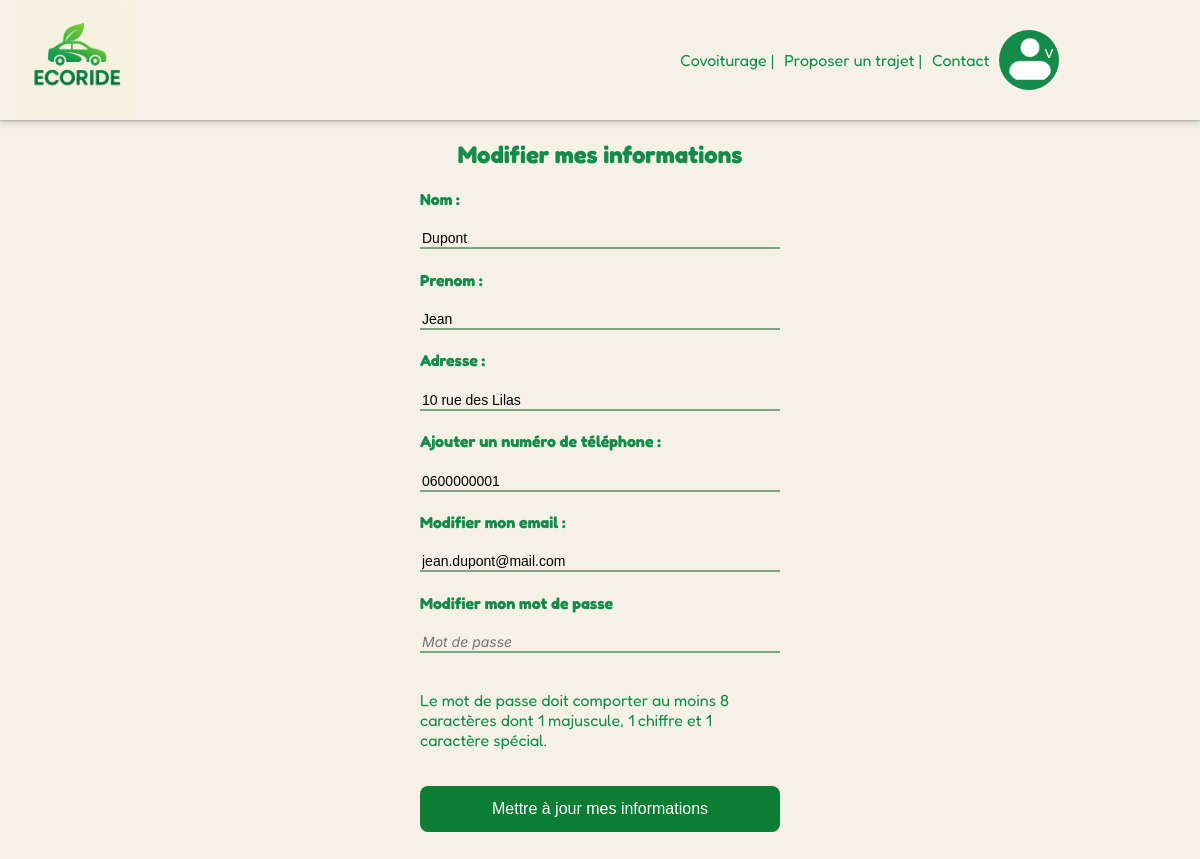
Page /pages/modif_profil.php (signed in) on the earlier database version.
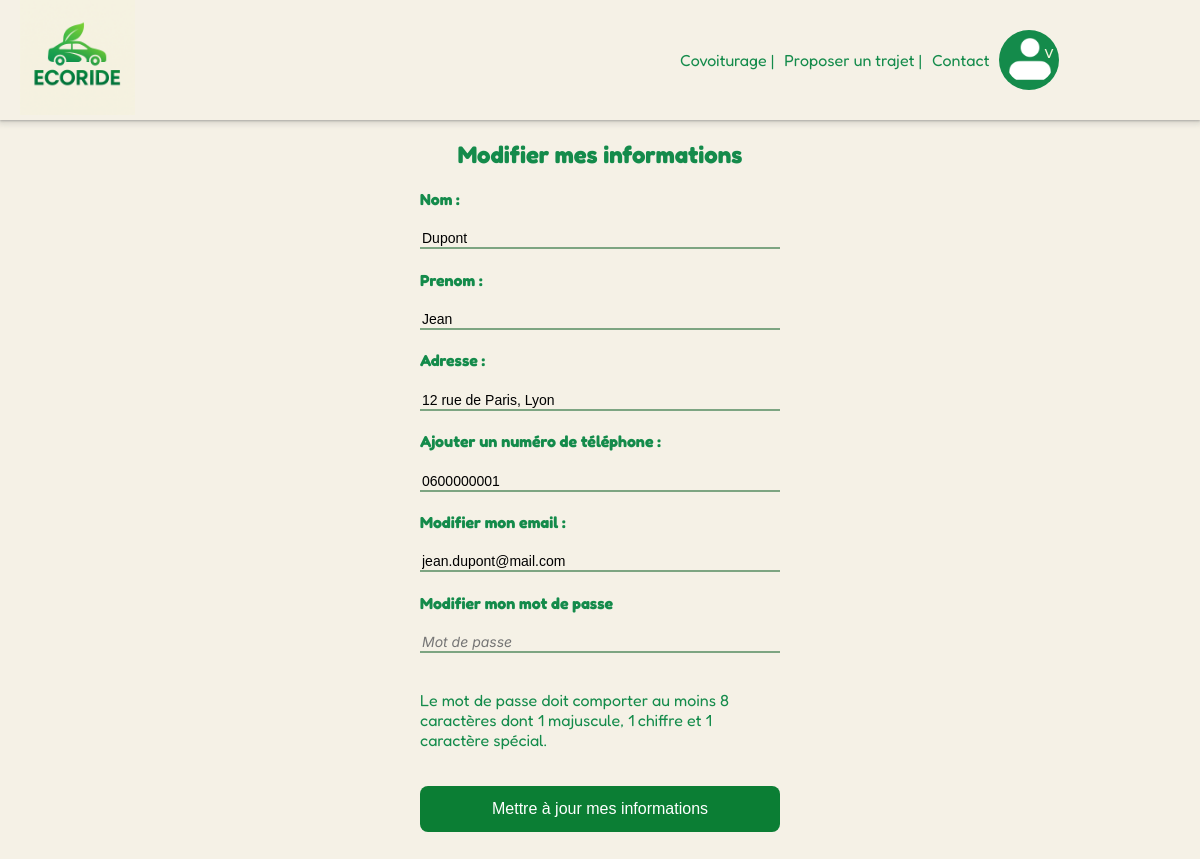
Same page on the later database version.
### tables this page shows
CREATE TABLE users (
    users_id INT AUTO_INCREMENT PRIMARY KEY,
    last_name VARCHAR(100),
    first_name VARCHAR(100),
    email VARCHAR(100) NOT NULL UNIQUE,
    password VARCHAR(255) NOT NULL,
    phone_number VARCHAR(20),
    adresse VARCHAR (255),
    photo_profil VARCHAR(255),
    created_at TIMESTAMP DEFAULT CURRENT_TIMESTAMP,
    updated_at TIMESTAMP DEFAULT CURRENT_TIMESTAMP ON UPDATE CURRENT_TIMESTAMP,
    Credit INT,
    role_id INT DEFAULT 1,
    FOREIGN KEY (role_id) REFERENCES role(role_id)
);

### libs/auth_users.php (called while the page is built, shortened)
<?php
    require_once __DIR__ . '/bdd.php';
    if(isset($_SESSION['users_id']) AND $_SESSION['users_id'] > 0){
        $getId = intval($_SESSION['users_id']);
        $reqUser = $bdd -> prepare('SELECT * FROM users WHERE users_id = ?');
        $reqUser-> execute([$getId]);
        $userInfo = $reqUser -> fetch();
    } else {
        $_SESSION['redirection'] = $_SERVER['REQUEST_URI'];
        header('Location: index.php?page=connexion');
        exit();
    }
?>

### pages/modif_profil.php (the view, shortened to what this page needs)
<?php
require_once __DIR__ . '/../libs/auth_users.php';
require_once __DIR__ . '/../templates/header.php';
?>
<body>
    <main>
        <h2> Modifier mes informations </h2>
        <form class="formInscription" method ="POST" action ="" id="formInscription">
            <label for="last_name"> Nom :  </label>
            <input type="text" name="last_name" placeholder="Votre nom" value=<?php echo $userInfo['last_name'];?>>
            <label for="first_name"> Prenom :  </label>
            <input type="text" name="first_name" placeholder="Votre prenom" value=<?php echo $userInfo['first_name'];?>>
            <label for="adresse"> Adresse :  </label>
            <input type="text" name="adresse" placeholder="Votre adresse" value="<?php echo $userInfo['adresse'];?>"/>
            <label for="phone_number"> Ajouter un numéro de téléphone :  </label>
            <input type="tel" name="phone_number" placeholder="Votre numéro de téléphone" pattern="[0-9]{2}[0-9]{2}[0-9]{2}[0-9]{2}[0-9]{2}" value=<?php echo $userInfo['phone_number'];?>>
            <label for="email"> Modifier mon email : </label>
            <input type="email" name="email" placeholder="Votre e-mail" value=<?php echo $userInfo['email'];?>>
            <label for ="password"> Modifier mon mot de passe </label>
            <input type="password" name="password"placeholder="Mot de passe" minlength="8"/>
            <p> Le mot de passe doit comporter au moins 8 caractères dont 1 majuscule, 1 chiffre et 1 caractère spécial.</p>
            <input class="btnInscription" type="submit" name="valider" value="Mettre à jour mes informations" id="btnInscription"/>
        </form>
    </main>
</body>

Differences in the rows shown:
changed users "Dupont": adresse "10 rue des Lilas" → "12 rue de Paris, Lyon"
